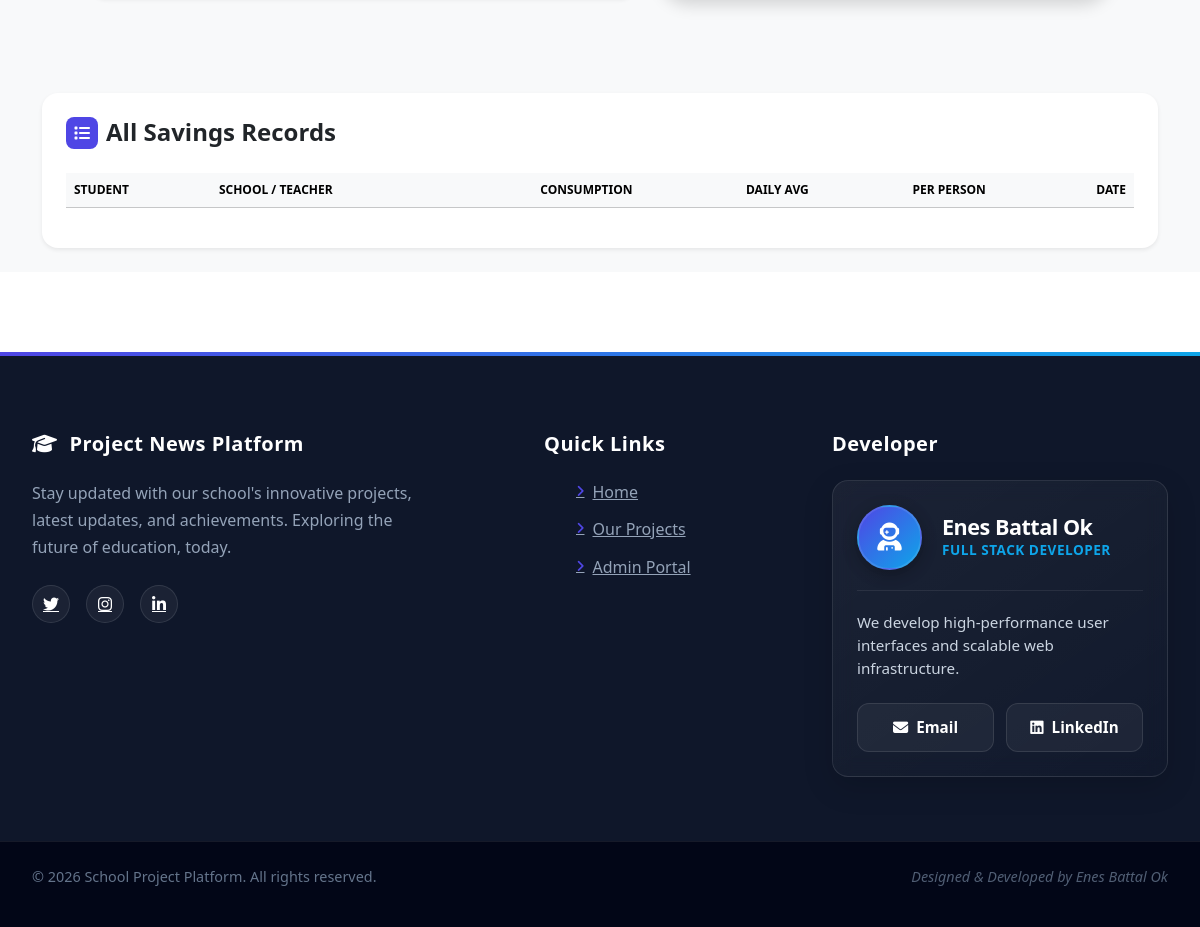
Page /water-diary (lower part) on the earlier database version.
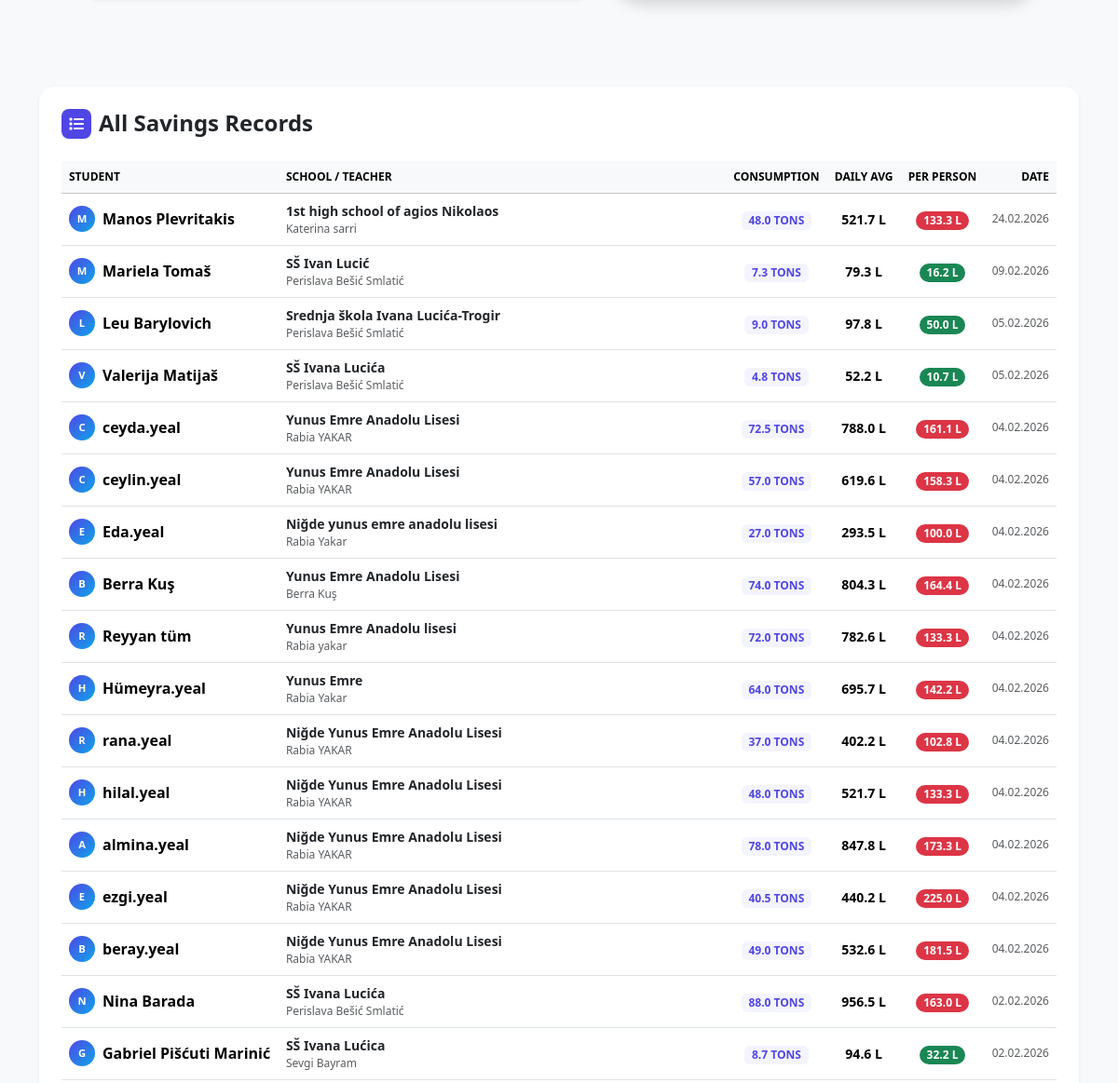
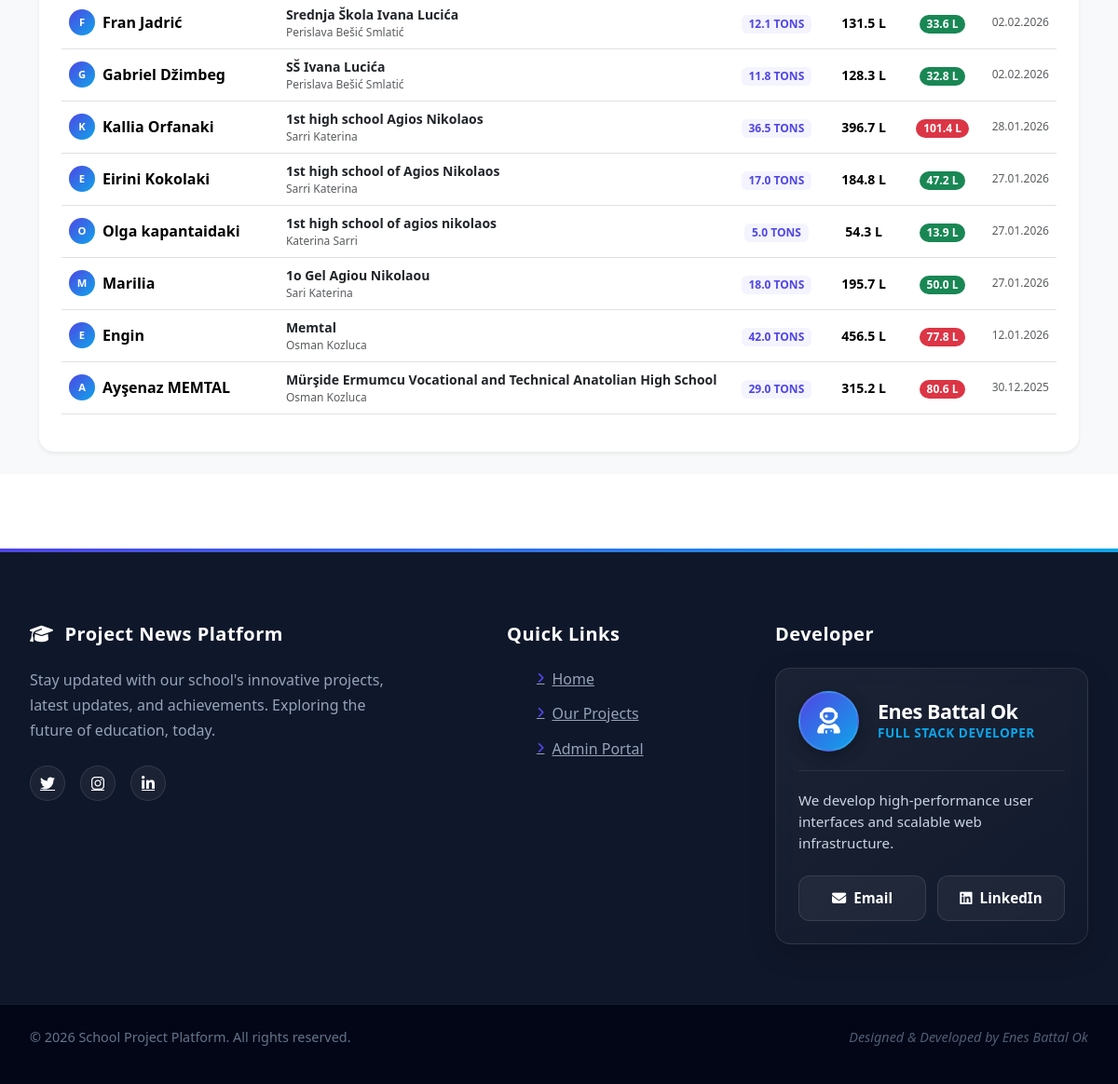
Same page on the later database version (2 pictures, top to bottom).
### models.py (models this page shows)
class WaterSavingEntry(db.Model):
    id = db.Column(db.Integer, primary_key=True)
    student_name = db.Column(db.String(200), nullable=False)
    school_name = db.Column(db.String(200), default='')
    teacher_name = db.Column(db.String(200), default='')
    family_size = db.Column(db.Integer, default=4)
    total_consumption = db.Column(db.Float, default=0.0)
    month_data = db.Column(db.Text, default='[]')
    bill_images = db.Column(db.Text, default='[]')
    suggestions = db.Column(db.Text, default='[]')
    school_logo = db.Column(db.String(500), default='')
    student_avatar = db.Column(db.String(500), default='')
    created_at = db.Column(db.DateTime, default=datetime.utcnow)

### app.py (the view)
    @app.route('/water-diary')
    def water_diary():
        entries = WaterSavingEntry.query.order_by(WaterSavingEntry.created_at.desc()).all()
        return render_template('water_diary.html', entries=entries)

### templates/water_diary.html (shortened to what this page needs)
{% extends 'base.html' %}
{% block content %}
<link href="https://cdn.jsdelivr.net/npm/bootstrap@5.3.2/dist/css/bootstrap.min.css" rel="stylesheet">
<section class="water-diary-page page-section bg-light py-4">
    <div class="container">
        <div class="row g-4 justify-content-center">
            <div class="col-lg-6">
            </div>
            <div class="col-lg-5">
            </div>
            <div class="col-12 mt-5">
                <div class="card border-0 shadow-sm p-4 rounded-4">
                    <div class="d-flex align-items-center gap-2 mb-4">
                        <div class="step-num-sm"><i class="fas fa-list"></i></div>
                        <h4 class="mb-0 fw-bold">All Savings Records</h4>
                    </div>
                    <div class="table-responsive">
                        <table class="table table-hover align-middle">
                            <thead class="table-light">
                                <tr class="x-small fw-bold text-uppercase">
                                    <th>Student</th>
                                    <th>School / Teacher</th>
                                    <th class="text-center">Consumption</th>
                                    <th class="text-center">Daily Avg</th>
                                    <th class="text-center">Per Person</th>
                                    <th class="text-end">Date</th>
                                </tr>
                            </thead>
                            <tbody>
                                {% for entry in entries %}
                                <tr>
                                    <td>
                                        <div class="d-flex align-items-center gap-2">
                                            <div class="avatar-mini">{{ entry.student_name[0]|upper }}</div>
                                            <span class="fw-bold">{{ entry.student_name }}</span>
                                        </div>
                                    </td>
                                    <td>
                                        <div class="small fw-bold text-dark">{{ entry.school_name or '-' }}</div>
                                        <div class="x-small text-muted">{{ entry.teacher_name or '-' }}</div>
                                    </td>
                                    <td class="text-center">
                                        <span class="badge bg-primary-soft text-primary">{{ entry.total_consumption }}
                                            Tons</span>
                                    </td>
                                    <td class="text-center">
                                        <div class="small fw-bold">{{ (entry.total_consumption * 1000 / 92) | round(1)
                                            }} L</div>
                                    </td>
                                    <td class="text-center">
                                        {% set daily_avg = (entry.total_consumption * 1000 / 90) %}
                                        {% set per_person = daily_avg / (entry.family_size or 1) %}
                                        <span
                                            class="badge rounded-pill {% if per_person <= 50 %}bg-success{% else %}bg-danger{% endif %}">
                                            {{ per_person | round(1) }} L
                                        </span>
                                    </td>
                                    <td class="text-end text-muted x-small">
                                        {{ entry.created_at.strftime('%d.%m.%Y') }}
                                    </td>
                                </tr>
                                {% endfor %}
                            </tbody>
                        </table>
                    </div>
                </div>
            </div>
        </div>
    </div>
</section>
{% endblock %}

### templates/base.html (shortened to what this page needs)
<!DOCTYPE html>
<html lang="en">
<head>
    <link rel="stylesheet" href="{{ url_for('static', filename='css/style.css') }}?v=1.1">
    <link rel="stylesheet" href="https://cdnjs.cloudflare.com/ajax/libs/font-awesome/6.4.0/css/all.min.css">
</head>
<body>
    <main>
        {% block content %}{% endblock %}
    </main>
    <footer class="footer">
        <div class="footer-content">
            <div class="footer-section brand-section">
                <h3 class="footer-logo">
                    <i class="fas fa-graduation-cap"></i> Project News Platform
                </h3>
                <p>Stay updated with our school's innovative projects, latest updates, and achievements. Exploring the
                    future of education, today.</p>
                <div class="social-links">
                    <a href="#" class="social-icon"><i class="fab fa-twitter"></i></a>
                    <a href="#" class="social-icon"><i class="fab fa-instagram"></i></a>
                    <a href="#" class="social-icon"><i class="fab fa-linkedin-in"></i></a>
                </div>
            </div>
            <div class="footer-section links-section-footer">
                <h3>Quick Links</h3>
                <ul>
                    <li><a href="/"><i class="fas fa-angle-right"></i> Home</a></li>
                    <li><a href="#projects"><i class="fas fa-angle-right"></i> Our Projects</a></li>
                    <li><a href="/admin"><i class="fas fa-angle-right"></i> Admin Portal</a></li>
                </ul>
            </div>
            <div class="footer-section developer-section">
                <h3>Developer</h3>
                <div class="cv-card">
                    <div class="cv-card-header">
                        <div class="cv-avatar">
                            <i class="fas fa-user-astronaut"></i>
                        </div>
                        <div class="cv-info">
                            <h4 class="cv-name">Enes Battal Ok</h4>
                            <span class="cv-role">Full Stack Developer</span>
                        </div>
                    </div>
                    <div class="cv-card-body">
                        <p class="cv-bio">We develop high-performance user interfaces and scalable web infrastructure.
                        </p>
                    </div>
                    <div class="cv-card-footer">
                        <a href="mailto:enesbattalok32@gmail.com" class="cv-link" title="Contact Me">
                            <i class="fas fa-envelope"></i> Email
                        </a>
                        <a href="#" target="_blank" class="cv-link" title="LinkedIn">
                            <i class="fab fa-linkedin"></i> LinkedIn
                        </a>
                    </div>
                </div>
            </div>
        </div>
        <div class="footer-bottom">
            <div class="footer-bottom-container">
                <p>&copy; 2026 School Project Platform. All rights reserved.</p>
                <p class="design-credit">Designed & Developed by Enes Battal Ok</p>
            </div>
        </div>
    </footer>
</body>
</html>

### templates/water_diary.html (style rules this page uses)
.x-small { font-size: 0.75rem; }
.bg-primary-soft { background-color: rgba(79, 70, 229, 0.06); }
.text-primary { color: #4f46e5 !important; }
.avatar-mini { width: 28px; height: 28px; background: linear-gradient(135deg, #4f46e5, #0ea5e9); border-radius: 50%; color: white; display: flex; align-items: center; justify-content: center; font-weight: 700; font-size: 0.7rem; }
.step-num-sm { width: 32px; height: 32px; background: #4f46e5; color: white; border-radius: 8px; display: flex; align-items: center; justify-content: center; font-weight: 800; font-size: 1rem; }

Differences in the rows shown:
added WaterSavingEntry: student_name "M", student_name "Manos Plevritakis", school_name "1st high school of agios Nikolaos", teacher_name "Katerina sarri", total_consumption "48.0", (entry.total_consumption*1000/92)|round(1) "521.7", per_person "133.3", created_at "24.02.2026"
added WaterSavingEntry: student_name "M", student_name "Mariela Tomaš", school_name "SŠ Ivan Lucić", teacher_name "Perislava Bešić Smlatić", total_consumption "7.3", (entry.total_consumption*1000/92)|round(1) "79.3", per_person "16.2", created_at "09.02.2026"
added WaterSavingEntry: student_name "L", student_name "Leu Barylovich", school_name "Srednja škola Ivana Lucića-Trogir", teacher_name "Perislava Bešić Smlatić", total_consumption "9.0", (entry.total_consumption*1000/92)|round(1) "97.8", per_person "50.0", created_at "05.02.2026"
added WaterSavingEntry: student_name "V", student_name "Valerija Matijaš", school_name "SŠ Ivana Lucića", teacher_name "Perislava Bešić Smlatić", total_consumption "4.8", (entry.total_consumption*1000/92)|round(1) "52.2", per_person "10.7", created_at "05.02.2026"
added WaterSavingEntry: student_name "C", student_name "ceyda.yeal", school_name "Yunus Emre Anadolu Lisesi", teacher_name "Rabia YAKAR", total_consumption "72.5", (entry.total_consumption*1000/92)|round(1) "788.0", per_person "161.1", created_at "04.02.2026"
added WaterSavingEntry: student_name "C", student_name "ceylin.yeal", school_name "Yunus Emre Anadolu Lisesi", teacher_name "Rabia YAKAR", total_consumption "57.0", (entry.total_consumption*1000/92)|round(1) "619.6", per_person "158.3", created_at "04.02.2026"
added WaterSavingEntry: student_name "E", student_name "Eda.yeal", school_name "Niğde yunus emre anadolu lisesi", teacher_name "Rabia Yakar", total_consumption "27.0", (entry.total_consumption*1000/92)|round(1) "293.5", per_person "100.0", created_at "04.02.2026"
added WaterSavingEntry: student_name "B", student_name "Berra Kuş", school_name "Yunus Emre Anadolu Lisesi", teacher_name "Berra Kuş", total_consumption "74.0", (entry.total_consumption*1000/92)|round(1) "804.3", per_person "164.4", created_at "04.02.2026"
added WaterSavingEntry: student_name "R", student_name "Reyyan tüm", school_name "Yunus Emre Anadolu lisesi", teacher_name "Rabia yakar", total_consumption "72.0", (entry.total_consumption*1000/92)|round(1) "782.6", per_person "133.3", created_at "04.02.2026"
added WaterSavingEntry: student_name "H", student_name "Hümeyra.yeal", school_name "Yunus Emre", teacher_name "Rabia Yakar", total_consumption "64.0", (entry.total_consumption*1000/92)|round(1) "695.7", per_person "142.2", created_at "04.02.2026"
added WaterSavingEntry: student_name "R", student_name "rana.yeal", school_name "Niğde Yunus Emre Anadolu Lisesi", teacher_name "Rabia YAKAR", total_consumption "37.0", (entry.total_consumption*1000/92)|round(1) "402.2", per_person "102.8", created_at "04.02.2026"
added WaterSavingEntry: student_name "H", student_name "hilal.yeal", school_name "Niğde Yunus Emre Anadolu Lisesi", teacher_name "Rabia YAKAR", total_consumption "48.0", (entry.total_consumption*1000/92)|round(1) "521.7", per_person "133.3", created_at "04.02.2026"
added WaterSavingEntry: student_name "A", student_name "almina.yeal", school_name "Niğde Yunus Emre Anadolu Lisesi", teacher_name "Rabia YAKAR", total_consumption "78.0", (entry.total_consumption*1000/92)|round(1) "847.8", per_person "173.3", created_at "04.02.2026"
added WaterSavingEntry: student_name "E", student_name "ezgi.yeal", school_name "Niğde Yunus Emre Anadolu Lisesi", teacher_name "Rabia YAKAR", total_consumption "40.5", (entry.total_consumption*1000/92)|round(1) "440.2", per_person "225.0", created_at "04.02.2026"
added WaterSavingEntry: student_name "B", student_name "beray.yeal", school_name "Niğde Yunus Emre Anadolu Lisesi", teacher_name "Rabia YAKAR", total_consumption "49.0", (entry.total_consumption*1000/92)|round(1) "532.6", per_person "181.5", created_at "04.02.2026"
added WaterSavingEntry: student_name "N", student_name "Nina Barada", school_name "SŠ Ivana Lucića", teacher_name "Perislava Bešić Smlatić", total_consumption "88.0", (entry.total_consumption*1000/92)|round(1) "956.5", per_person "163.0", created_at "02.02.2026"
added WaterSavingEntry: student_name "G", student_name "Gabriel Pišćuti Marinić", school_name "SŠ Ivana Lućica", teacher_name "Sevgi Bayram", total_consumption "8.7", (entry.total_consumption*1000/92)|round(1) "94.6", per_person "32.2", created_at "02.02.2026"
added WaterSavingEntry: student_name "F", student_name "Fran Jadrić", school_name "Srednja Škola Ivana Lucića", teacher_name "Perislava Bešić Smlatić", total_consumption "12.1", (entry.total_consumption*1000/92)|round(1) "131.5", per_person "33.6", created_at "02.02.2026"
added WaterSavingEntry: student_name "G", student_name "Gabriel Džimbeg", school_name "SŠ Ivana Lucića", teacher_name "Perislava Bešić Smlatić", total_consumption "11.8", (entry.total_consumption*1000/92)|round(1) "128.3", per_person "32.8", created_at "02.02.2026"
added WaterSavingEntry: student_name "K", student_name "Kallia Orfanaki", school_name "1st high school Agios Nikolaos", teacher_name "Sarri Katerina", total_consumption "36.5", (entry.total_consumption*1000/92)|round(1) "396.7", per_person "101.4", created_at "28.01.2026"
added WaterSavingEntry: student_name "E", student_name "Eirini Kokolaki", school_name "1st high school of Agios Nikolaos", teacher_name "Sarri Katerina", total_consumption "17.0", (entry.total_consumption*1000/92)|round(1) "184.8", per_person "47.2", created_at "27.01.2026"
added WaterSavingEntry: student_name "O", student_name "Olga kapantaidaki", school_name "1st high school of agios nikolaos", teacher_name "Katerina Sarri", total_consumption "5.0", (entry.total_consumption*1000/92)|round(1) "54.3", per_person "13.9", created_at "27.01.2026"
added WaterSavingEntry: student_name "M", student_name "Marilia", school_name "1o Gel Agiou Nikolaou", teacher_name "Sari Katerina", total_consumption "18.0", (entry.total_consumption*1000/92)|round(1) "195.7", per_person "50.0", created_at "27.01.2026"
added WaterSavingEntry: student_name "E", student_name "Engin", school_name "Memtal", teacher_name "Osman Kozluca", total_consumption "42.0", (entry.total_consumption*1000/92)|round(1) "456.5", per_person "77.8", created_at "12.01.2026"
added WaterSavingEntry: student_name "A", student_name "Ayşenaz MEMTAL", school_name "Mürşide Ermumcu Vocational and Technical Anatolian High School", teacher_name "Osman Kozluca", total_consumption "29.0", (entry.total_consumption*1000/92)|round(1) "315.2", per_person "80.6", created_at "30.12.2025"
